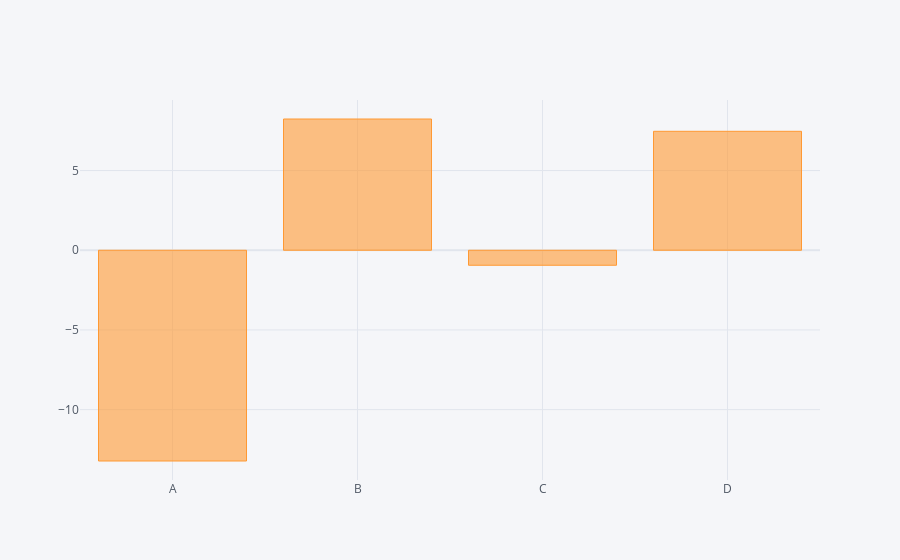

This figure's notebook cell:
### Code cell
df.sum().iplot(kind="bar")

### Figure 1 — Plotly figure (JSON) as saved in the notebook; plotly's stock layout.template omitted (floating-point values rounded to 4 significant figures)
{"data": [{"marker": {"color": "rgba(255, 153, 51, 0.6)", "line": {"color": "rgba(255, 153, 51, 1.0)", "width": 1}}, "name": "None", "orientation": "v", "text": "", "type": "bar", "x": ["A", "B", "C", "D"], "y": [-13.22, 8.235, -0.9406, 7.463]}], "layout": {"legend": {"bgcolor": "#F5F6F9", "font": {"color": "#4D5663"}}, "paper_bgcolor": "#F5F6F9", "plot_bgcolor": "#F5F6F9", "title": {"font": {"color": "#4D5663"}}, "xaxis": {"gridcolor": "#E1E5ED", "showgrid": true, "tickfont": {"color": "#4D5663"}, "title": {"font": {"color": "#4D5663"}, "text": ""}, "zerolinecolor": "#E1E5ED"}, "yaxis": {"gridcolor": "#E1E5ED", "showgrid": true, "tickfont": {"color": "#4D5663"}, "title": {"font": {"color": "#4D5663"}, "text": ""}, "zerolinecolor": "#E1E5ED"}}}
